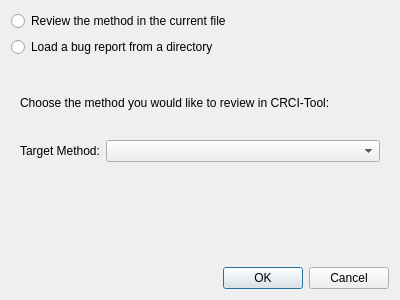
<?xml version="1.0" encoding="UTF-8"?>
<ui version="4.0">
 <class>cscrtooldialog</class>
 <widget class="QDialog" name="cscrtooldialog">
  <property name="geometry">
   <rect>
    <x>0</x>
    <y>0</y>
    <width>400</width>
    <height>300</height>
   </rect>
  </property>
  <property name="sizePolicy">
   <sizepolicy hsizetype="MinimumExpanding" vsizetype="Preferred">
    <horstretch>0</horstretch>
    <verstretch>0</verstretch>
   </sizepolicy>
  </property>
  <property name="windowTitle">
   <string>Dialog</string>
  </property>
  <layout class="QGridLayout" name="gridLayout_2">
   <item row="0" column="0">
    <layout class="QVBoxLayout" name="verticalLayout_3" stretch="1,2">
     <item>
      <layout class="QVBoxLayout" name="verticalLayout" stretch="1,1">
       <item>
        <widget class="QRadioButton" name="reviewButton">
         <property name="text">
          <string>Review the method in the current file</string>
         </property>
        </widget>
       </item>
       <item>
        <widget class="QRadioButton" name="loadButton">
         <property name="text">
          <string>Load a bug report from a directory</string>
         </property>
        </widget>
       </item>
      </layout>
     </item>
     <item>
      <widget class="QStackedWidget" name="stackedWidget">
       <property name="sizePolicy">
        <sizepolicy hsizetype="MinimumExpanding" vsizetype="Preferred">
         <horstretch>0</horstretch>
         <verstretch>0</verstretch>
        </sizepolicy>
       </property>
       <property name="currentIndex">
        <number>0</number>
       </property>
       <widget class="QWidget" name="page">
        <layout class="QVBoxLayout" name="verticalLayout_4">
         <item>
          <layout class="QVBoxLayout" name="verticalLayout_2" stretch="2,2">
           <item>
            <widget class="QLabel" name="label">
             <property name="text">
              <string>Choose the method you would like to review in CRCI-Tool:</string>
             </property>
            </widget>
           </item>
           <item>
            <layout class="QHBoxLayout" name="horizontalLayout">
             <item>
              <widget class="QLabel" name="label_2">
               <property name="text">
                <string>Target Method:</string>
               </property>
              </widget>
             </item>
             <item>
              <widget class="QComboBox" name="methodComboBox">
               <property name="sizePolicy">
                <sizepolicy hsizetype="Expanding" vsizetype="Fixed">
                 <horstretch>0</horstretch>
                 <verstretch>0</verstretch>
                </sizepolicy>
               </property>
               <property name="sizeAdjustPolicy">
                <enum>QComboBox::AdjustToContents</enum>
               </property>
              </widget>
             </item>
            </layout>
           </item>
          </layout>
         </item>
         <item>
          <spacer name="verticalSpacer_2">
           <property name="orientation">
            <enum>Qt::Vertical</enum>
           </property>
           <property name="sizeHint" stdset="0">
            <size>
             <width>20</width>
             <height>40</height>
            </size>
           </property>
          </spacer>
         </item>
        </layout>
       </widget>
       <widget class="QWidget" name="page_2">
        <layout class="QVBoxLayout" name="verticalLayout_6">
         <item>
          <layout class="QVBoxLayout" name="verticalLayout_5" stretch="2,2">
           <item>
            <widget class="QLabel" name="label_3">
             <property name="text">
              <string>Load the bug report:</string>
             </property>
            </widget>
           </item>
           <item>
            <layout class="QHBoxLayout" name="horizontalLayout_2">
             <item>
              <widget class="QLineEdit" name="lineEdit"/>
             </item>
             <item>
              <widget class="QPushButton" name="loadFileButton">
               <property name="text">
                <string/>
               </property>
               <property name="icon">
                <iconset resource="ui_images.qrc">
                 <normaloff>:/images/toolbar_images/folder.png</normaloff>:/images/toolbar_images/folder.png</iconset>
               </property>
              </widget>
             </item>
            </layout>
           </item>
          </layout>
         </item>
         <item>
          <spacer name="verticalSpacer">
           <property name="orientation">
            <enum>Qt::Vertical</enum>
           </property>
           <property name="sizeHint" stdset="0">
            <size>
             <width>20</width>
             <height>40</height>
            </size>
           </property>
          </spacer>
         </item>
        </layout>
       </widget>
      </widget>
     </item>
    </layout>
   </item>
   <item row="1" column="0">
    <widget class="QDialogButtonBox" name="buttonBox">
     <property name="standardButtons">
      <set>QDialogButtonBox::Cancel|QDialogButtonBox::Ok</set>
     </property>
    </widget>
   </item>
  </layout>
 </widget>
 <resources>
  <include location="ui_images.qrc"/>
 </resources>
 <connections/>
</ui>
